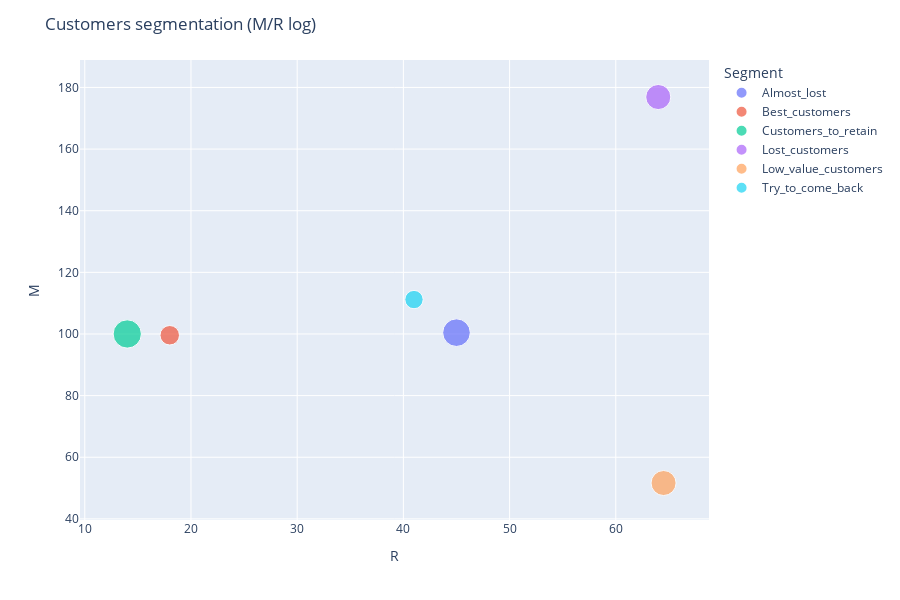

This figure's notebook cell:
### Code cell
# In order to better compare the groups,
# we can apply a logarithmic transformation on the size of each group

fig = px.scatter(
    result_for_mapping,
    x='R',
    y='M',
    size='Count_log',
    color='Segment',
    hover_name='Segment'
)

fig.update_layout(
    title_text='Customers segmentation (M/R log)',
    height=600
    )

fig.show()

### Figure 1 — Plotly figure (JSON) as saved in the notebook; plotly's stock layout.template omitted (floating-point values rounded to 4 significant figures)
{"data": [{"hovertemplate": "<b>%{hovertext}</b><br><br>Segment=Almost_lost<br>R=%{x}<br>M=%{y}<br>Count_log=%{marker.size}<extra></extra>", "hovertext": ["Almost_lost"], "legendgroup": "Almost_lost", "marker": {"color": "#636efa", "size": [7.375], "sizemode": "area", "sizeref": 0.01932, "symbol": "circle"}, "mode": "markers", "name": "Almost_lost", "orientation": "v", "showlegend": true, "type": "scatter", "x": [45], "xaxis": "x", "y": [100.4], "yaxis": "y"}, {"hovertemplate": "<b>%{hovertext}</b><br><br>Segment=Best_customers<br>R=%{x}<br>M=%{y}<br>Count_log=%{marker.size}<extra></extra>", "hovertext": ["Best_customers"], "legendgroup": "Best_customers", "marker": {"color": "#EF553B", "size": [3.664], "sizemode": "area", "sizeref": 0.01932, "symbol": "circle"}, "mode": "markers", "name": "Best_customers", "orientation": "v", "showlegend": true, "type": "scatter", "x": [18], "xaxis": "x", "y": [99.59], "yaxis": "y"}, {"hovertemplate": "<b>%{hovertext}</b><br><br>Segment=Customers_to_retain<br>R=%{x}<br>M=%{y}<br>Count_log=%{marker.size}<extra></extra>", "hovertext": ["Customers_to_retain"], "legendgroup": "Customers_to_retain", "marker": {"color": "#00cc96", "size": [7.728], "sizemode": "area", "sizeref": 0.01932, "symbol": "circle"}, "mode": "markers", "name": "Customers_to_retain", "orientation": "v", "showlegend": true, "type": "scatter", "x": [14], "xaxis": "x", "y": [100.0], "yaxis": "y"}, {"hovertemplate": "<b>%{hovertext}</b><br><br>Segment=Lost_customers<br>R=%{x}<br>M=%{y}<br>Count_log=%{marker.size}<extra></extra>", "hovertext": ["Lost_customers"], "legendgroup": "Lost_customers", "marker": {"color": "#ab63fa", "size": [6.089], "sizemode": "area", "sizeref": 0.01932, "symbol": "circle"}, "mode": "markers", "name": "Lost_customers", "orientation": "v", "showlegend": true, "type": "scatter", "x": [64], "xaxis": "x", "y": [176.9], "yaxis": "y"}, {"hovertemplate": "<b>%{hovertext}</b><br><br>Segment=Low_value_customers<br>R=%{x}<br>M=%{y}<br>Count_log=%{marker.size}<extra></extra>", "hovertext": ["Low_value_customers"], "legendgroup": "Low_value_customers", "marker": {"color": "#FFA15A", "size": [6.043], "sizemode": "area", "sizeref": 0.01932, "symbol": "circle"}, "mode": "markers", "name": "Low_value_customers", "orientation": "v", "showlegend": true, "type": "scatter", "x": [64.5], "xaxis": "x", "y": [51.64], "yaxis": "y"}, {"hovertemplate": "<b>%{hovertext}</b><br><br>Segment=Try_to_come_back<br>R=%{x}<br>M=%{y}<br>Count_log=%{marker.size}<extra></extra>", "hovertext": ["Try_to_come_back"], "legendgroup": "Try_to_come_back", "marker": {"color": "#19d3f3", "size": [3.258], "sizemode": "area", "sizeref": 0.01932, "symbol": "circle"}, "mode": "markers", "name": "Try_to_come_back", "orientation": "v", "showlegend": true, "type": "scatter", "x": [41], "xaxis": "x", "y": [111.2], "yaxis": "y"}], "layout": {"height": 600, "legend": {"itemsizing": "constant", "title": {"text": "Segment"}, "tracegroupgap": 0}, "margin": {"t": 60}, "title": {"text": "Customers segmentation (M/R log)"}, "xaxis": {"anchor": "y", "domain": [0, 1], "title": {"text": "R"}}, "yaxis": {"anchor": "x", "domain": [0, 1], "title": {"text": "M"}}}}
